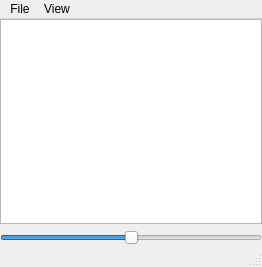
<?xml version="1.0" encoding="UTF-8"?>
<ui version="4.0">
 <class>MainWindow</class>
 <widget class="QMainWindow" name="MainWindow">
  <property name="geometry">
   <rect>
    <x>0</x>
    <y>0</y>
    <width>262</width>
    <height>267</height>
   </rect>
  </property>
  <property name="sizePolicy">
   <sizepolicy hsizetype="Preferred" vsizetype="Preferred">
    <horstretch>0</horstretch>
    <verstretch>0</verstretch>
   </sizepolicy>
  </property>
  <property name="windowTitle">
   <string>Frame</string>
  </property>
  <widget class="QWidget" name="centralwidget">
   <property name="sizePolicy">
    <sizepolicy hsizetype="Preferred" vsizetype="Preferred">
     <horstretch>0</horstretch>
     <verstretch>0</verstretch>
    </sizepolicy>
   </property>
   <layout class="QVBoxLayout" name="verticalLayout_2">
    <property name="margin">
     <number>0</number>
    </property>
    <item>
     <layout class="QVBoxLayout" name="verticalLayout">
      <item>
       <widget class="QGraphicsView" name="view">
        <property name="sizePolicy">
         <sizepolicy hsizetype="Preferred" vsizetype="Preferred">
          <horstretch>0</horstretch>
          <verstretch>0</verstretch>
         </sizepolicy>
        </property>
        <property name="verticalScrollBarPolicy">
         <enum>Qt::ScrollBarAlwaysOff</enum>
        </property>
        <property name="horizontalScrollBarPolicy">
         <enum>Qt::ScrollBarAlwaysOff</enum>
        </property>
        <property name="dragMode">
         <enum>QGraphicsView::NoDrag</enum>
        </property>
       </widget>
      </item>
      <item>
       <widget class="QSlider" name="slider">
        <property name="minimum">
         <number>1</number>
        </property>
        <property name="maximum">
         <number>99</number>
        </property>
        <property name="singleStep">
         <number>1</number>
        </property>
        <property name="value">
         <number>50</number>
        </property>
        <property name="orientation">
         <enum>Qt::Horizontal</enum>
        </property>
        <property name="tickPosition">
         <enum>QSlider::NoTicks</enum>
        </property>
        <property name="tickInterval">
         <number>25</number>
        </property>
       </widget>
      </item>
     </layout>
    </item>
   </layout>
  </widget>
  <widget class="QMenuBar" name="menubar">
   <property name="geometry">
    <rect>
     <x>0</x>
     <y>0</y>
     <width>262</width>
     <height>22</height>
    </rect>
   </property>
   <widget class="QMenu" name="menuView">
    <property name="title">
     <string>View</string>
    </property>
    <addaction name="actionZoomIn"/>
    <addaction name="actionZoomOut"/>
    <addaction name="actionZoomReset"/>
    <addaction name="separator"/>
    <addaction name="actionClearMarks"/>
   </widget>
   <widget class="QMenu" name="menuFile">
    <property name="title">
     <string>File</string>
    </property>
    <addaction name="actionSave"/>
    <addaction name="actionClose"/>
   </widget>
   <addaction name="menuFile"/>
   <addaction name="menuView"/>
  </widget>
  <widget class="QStatusBar" name="status"/>
  <action name="actionZoomIn">
   <property name="text">
    <string>Zoom In</string>
   </property>
   <property name="shortcut">
    <string>=</string>
   </property>
  </action>
  <action name="actionZoomOut">
   <property name="text">
    <string>Zoom Out</string>
   </property>
   <property name="shortcut">
    <string>-</string>
   </property>
  </action>
  <action name="actionZoomReset">
   <property name="text">
    <string>Reset Zoom</string>
   </property>
   <property name="shortcut">
    <string>0</string>
   </property>
  </action>
  <action name="actionClose">
   <property name="text">
    <string>Close</string>
   </property>
   <property name="shortcut">
    <string>Ctrl+W</string>
   </property>
  </action>
  <action name="actionClearMarks">
   <property name="text">
    <string>Clear marks</string>
   </property>
   <property name="shortcut">
    <string>Esc</string>
   </property>
  </action>
  <action name="actionSave">
   <property name="text">
    <string>Save</string>
   </property>
   <property name="shortcut">
    <string>Ctrl+S</string>
   </property>
  </action>
 </widget>
 <resources/>
 <connections>
  <connection>
   <sender>actionClose</sender>
   <signal>activated()</signal>
   <receiver>MainWindow</receiver>
   <slot>close()</slot>
   <hints>
    <hint type="sourcelabel">
     <x>-1</x>
     <y>-1</y>
    </hint>
    <hint type="destinationlabel">
     <x>130</x>
     <y>133</y>
    </hint>
   </hints>
  </connection>
 </connections>
</ui>
